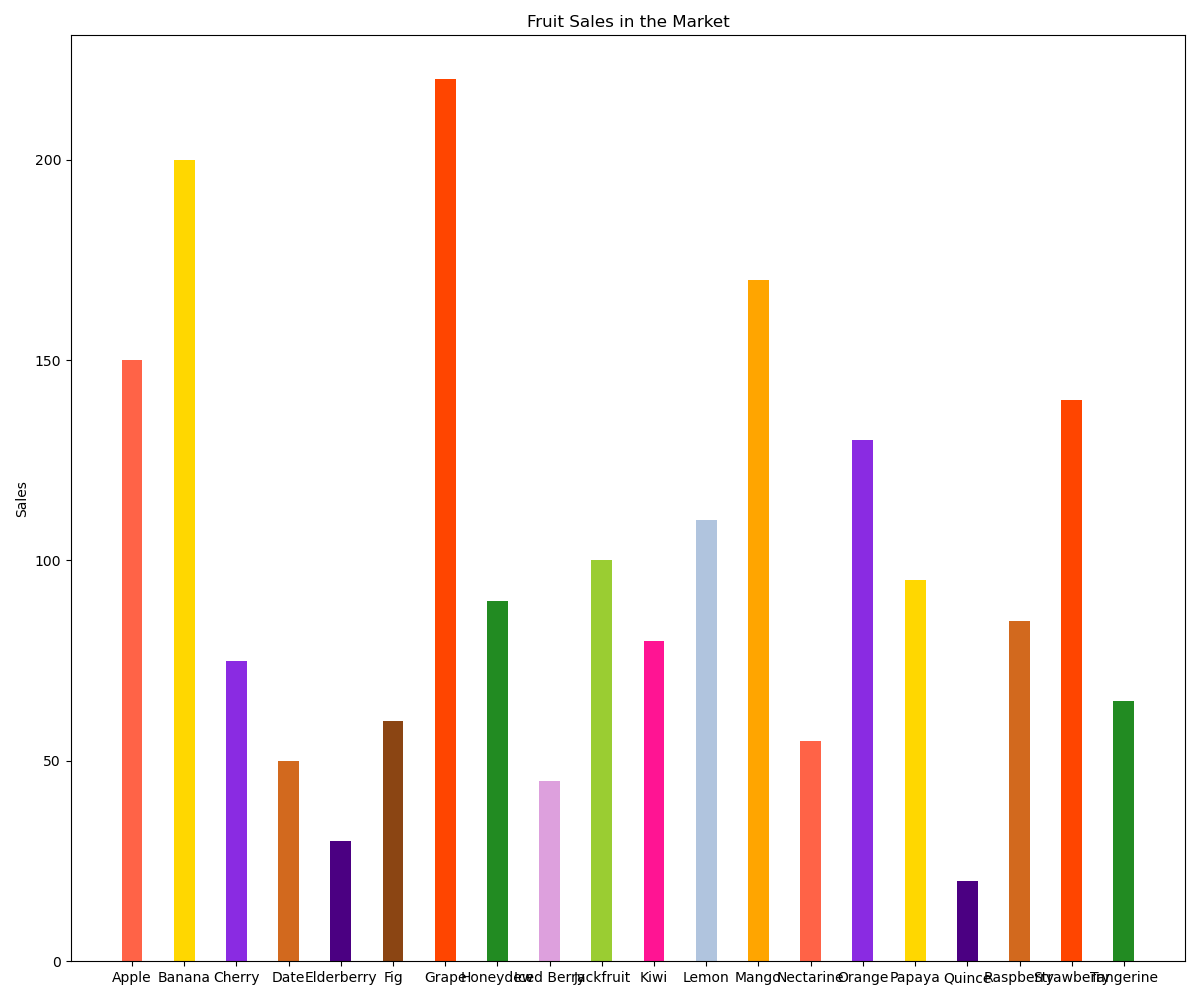

The script that drew this image:

import matplotlib.pyplot as plt

# Data
fruits = ['Apple', 'Banana', 'Cherry', 'Date', 'Elderberry', 'Fig', 'Grape', 'Honeydew', 'Iced Berry', 'Jackfruit', 'Kiwi', 'Lemon', 'Mango', 'Nectarine', 'Orange', 'Papaya', 'Quince', 'Raspberry', 'Strawberry', 'Tangerine']
sales = [150, 200, 75, 50, 30, 60, 220, 90, 45, 100, 80, 110, 170, 55, 130, 95, 20, 85, 140, 65]
colors = ['#FF6347', '#FFD700', '#8A2BE2', '#D2691E', '#4B0082', '#8B4513', '#FF4500', '#228B22', '#DDA0DD', '#9ACD32', '#FF1493', '#B0C4DE', '#FFA500', '#FF6347', '#8A2BE2', '#FFD700', '#4B0082', '#D2691E', '#FF4500', '#228B22']

# Figure size
plt.figure(figsize=(12, 10))

# Vertical bar chart
plt.bar(fruits, sales, color=colors, width=0.4)

# Labeling
plt.ylabel('Sales')
plt.title('Fruit Sales in the Market')

# Show and save plot
plt.tight_layout()
plt.show()
